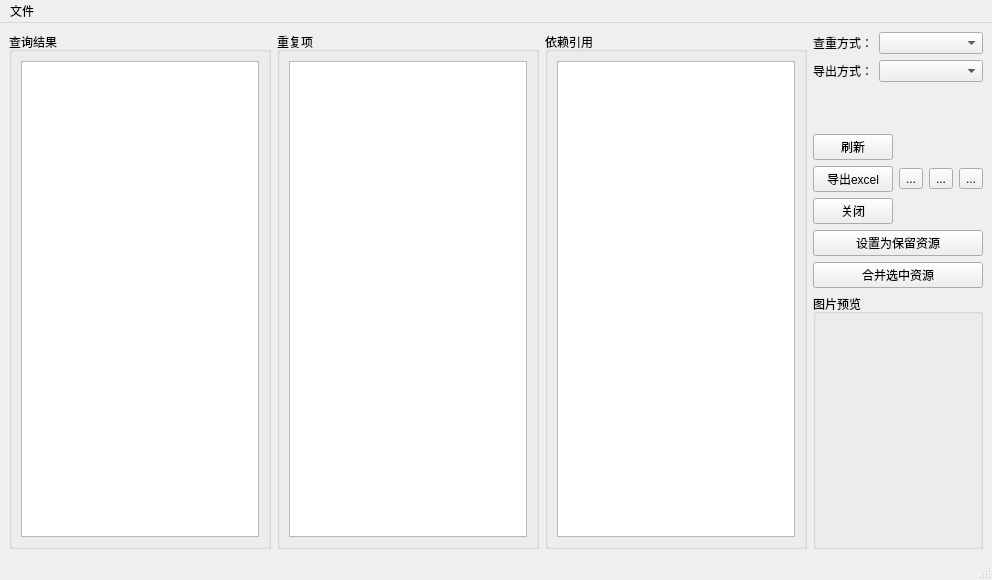
<?xml version="1.0" encoding="UTF-8"?>
<ui version="4.0">
 <class>MainWindow</class>
 <widget class="QMainWindow" name="MainWindow">
  <property name="geometry">
   <rect>
    <x>0</x>
    <y>0</y>
    <width>992</width>
    <height>580</height>
   </rect>
  </property>
  <property name="windowTitle">
   <string>MainWindow</string>
  </property>
  <property name="windowIcon">
   <iconset resource="../res/res.qrc">
    <normaloff>:/icon/icon.png</normaloff>:/icon/icon.png</iconset>
  </property>
  <widget class="QWidget" name="centralwidget">
   <layout class="QGridLayout" name="gridLayout_6">
    <item row="0" column="0" rowspan="2">
     <widget class="QGroupBox" name="groupBox_3">
      <property name="title">
       <string>查询结果</string>
      </property>
      <layout class="QGridLayout" name="gridLayout_5">
       <item row="0" column="0">
        <widget class="QListView" name="listAll"/>
       </item>
      </layout>
     </widget>
    </item>
    <item row="0" column="2" rowspan="2">
     <widget class="QGroupBox" name="groupBox_2">
      <property name="title">
       <string>依赖引用</string>
      </property>
      <layout class="QGridLayout" name="gridLayout_3">
       <item row="0" column="0">
        <widget class="QListView" name="listRef"/>
       </item>
      </layout>
     </widget>
    </item>
    <item row="0" column="1" rowspan="2">
     <widget class="QGroupBox" name="groupBox_4">
      <property name="title">
       <string>重复项</string>
      </property>
      <layout class="QGridLayout" name="gridLayout_4">
       <item row="0" column="0">
        <widget class="QListView" name="listShow">
         <property name="selectionMode">
          <enum>QAbstractItemView::SingleSelection</enum>
         </property>
        </widget>
       </item>
      </layout>
     </widget>
    </item>
    <item row="0" column="3">
     <layout class="QGridLayout" name="gridLayout_2">
      <item row="3" column="0">
       <layout class="QVBoxLayout" name="verticalLayout">
        <item>
         <widget class="QPushButton" name="btnSave">
          <property name="text">
           <string>设置为保留资源</string>
          </property>
         </widget>
        </item>
        <item>
         <widget class="QPushButton" name="btnMerge">
          <property name="text">
           <string>合并选中资源</string>
          </property>
         </widget>
        </item>
       </layout>
      </item>
      <item row="2" column="0">
       <layout class="QHBoxLayout" name="horizontalLayout_3">
        <item>
         <layout class="QVBoxLayout" name="verticalLayout_2">
          <item>
           <widget class="QPushButton" name="btnSearch">
            <property name="text">
             <string>刷新</string>
            </property>
           </widget>
          </item>
          <item>
           <widget class="QPushButton" name="btnExport">
            <property name="text">
             <string>导出excel</string>
            </property>
           </widget>
          </item>
          <item>
           <widget class="QPushButton" name="btnClose">
            <property name="text">
             <string>关闭</string>
            </property>
           </widget>
          </item>
         </layout>
        </item>
        <item>
         <layout class="QHBoxLayout" name="horizontalLayout">
          <item>
           <widget class="QToolButton" name="btnSelectAll">
            <property name="toolTip">
             <string>全选</string>
            </property>
            <property name="text">
             <string>...</string>
            </property>
            <property name="icon">
             <iconset resource="../res/res.qrc">
              <normaloff>:/icon/全选.jpg</normaloff>:/icon/全选.jpg</iconset>
            </property>
            <property name="iconSize">
             <size>
              <width>30</width>
              <height>30</height>
             </size>
            </property>
           </widget>
          </item>
          <item>
           <widget class="QToolButton" name="btnReverse">
            <property name="toolTip">
             <string>反向选择</string>
            </property>
            <property name="text">
             <string>...</string>
            </property>
            <property name="icon">
             <iconset resource="../res/res.qrc">
              <normaloff>:/icon/反选.jpg</normaloff>:/icon/反选.jpg</iconset>
            </property>
            <property name="iconSize">
             <size>
              <width>30</width>
              <height>30</height>
             </size>
            </property>
           </widget>
          </item>
          <item>
           <widget class="QToolButton" name="btnCancelAll">
            <property name="toolTip">
             <string>取消全选</string>
            </property>
            <property name="text">
             <string>...</string>
            </property>
            <property name="icon">
             <iconset resource="../res/res.qrc">
              <normaloff>:/icon/取消.jpg</normaloff>:/icon/取消.jpg</iconset>
            </property>
            <property name="iconSize">
             <size>
              <width>30</width>
              <height>30</height>
             </size>
            </property>
           </widget>
          </item>
         </layout>
        </item>
       </layout>
      </item>
      <item row="1" column="0">
       <layout class="QVBoxLayout" name="verticalLayout_3">
        <item>
         <layout class="QFormLayout" name="formLayout">
          <item row="0" column="0">
           <widget class="QLabel" name="label">
            <property name="text">
             <string>查重方式：</string>
            </property>
           </widget>
          </item>
          <item row="0" column="1">
           <widget class="QComboBox" name="DealFuncComBox"/>
          </item>
          <item row="1" column="1">
           <widget class="QComboBox" name="ExportWayComBox"/>
          </item>
          <item row="1" column="0">
           <widget class="QLabel" name="label_2">
            <property name="text">
             <string>导出方式：</string>
            </property>
           </widget>
          </item>
         </layout>
        </item>
       </layout>
      </item>
     </layout>
    </item>
    <item row="1" column="3">
     <widget class="QGroupBox" name="groupBox">
      <property name="autoFillBackground">
       <bool>false</bool>
      </property>
      <property name="title">
       <string>图片预览</string>
      </property>
      <layout class="QGridLayout" name="gridLayout_7">
       <item row="0" column="0">
        <widget class="QLabel" name="labelImg">
         <property name="autoFillBackground">
          <bool>false</bool>
         </property>
         <property name="text">
          <string/>
         </property>
         <property name="alignment">
          <set>Qt::AlignCenter</set>
         </property>
        </widget>
       </item>
      </layout>
     </widget>
    </item>
   </layout>
  </widget>
  <widget class="QMenuBar" name="menubar">
   <property name="geometry">
    <rect>
     <x>0</x>
     <y>0</y>
     <width>992</width>
     <height>20</height>
    </rect>
   </property>
   <widget class="QMenu" name="menu">
    <property name="title">
     <string>文件</string>
    </property>
    <widget class="QMenu" name="menuRecent">
     <property name="title">
      <string>最近打开过</string>
     </property>
    </widget>
    <addaction name="actOpen"/>
    <addaction name="menuRecent"/>
   </widget>
   <addaction name="menu"/>
  </widget>
  <widget class="QStatusBar" name="statusbar"/>
  <action name="actOpen">
   <property name="text">
    <string>打开目录</string>
   </property>
  </action>
  <action name="actRecent">
   <property name="text">
    <string>最近打开过</string>
   </property>
  </action>
  <action name="actiont1">
   <property name="text">
    <string>t1</string>
   </property>
  </action>
  <action name="actiont2">
   <property name="text">
    <string>t2</string>
   </property>
  </action>
  <action name="actiontest1">
   <property name="text">
    <string>test1</string>
   </property>
  </action>
 </widget>
 <resources>
  <include location="../res/res.qrc"/>
 </resources>
 <connections/>
</ui>
